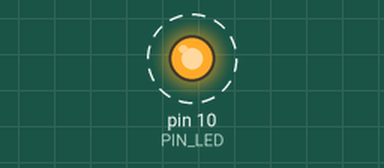
This sketch was run on a simulated Arduino Uno, built with avr-gcc and run on an emulated ATmega328P. Parts: output pins drawn as LEDs (lit = HIGH). Dashed ring = blinking.

Above: at 0.5 s.
Timing chart, 0 to 4.6 s (numbered marks = the images above):
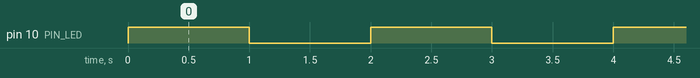

The sketch:

01_LED.ino
```cpp
// Definice konstanty pro pin, který ovládá LED
#define PIN_LED 10

void setup()
{
  // Nastavení pinMode(# pinu, I/O)
  pinMode(PIN_LED, OUTPUT);
}

void loop()
{
  // Zápis digitalWrite(# pinu, HIGH/LOW)
  // Zapíše 1 (rozsvítit) diodu na pinu č. 10
  digitalWrite(PIN_LED, HIGH);
  // Výpis do konzole
  Serial.print("LED ON");
  // Zpoždění delay(čas v ms)
  delay(1000);
  // Zápis 0 (zhasnout) diodu na pinu č. 10
  digitalWrite(PIN_LED, LOW);
  // Výpis do konzole
  Serial.print("LED OFF");
  // Zpoždění delay(čas v ms)
  delay(1000);
}
```

Measured:
- by itself, pin 10 (PIN_LED): alternates HIGH for 1.0 s and LOW for 1.0 s
